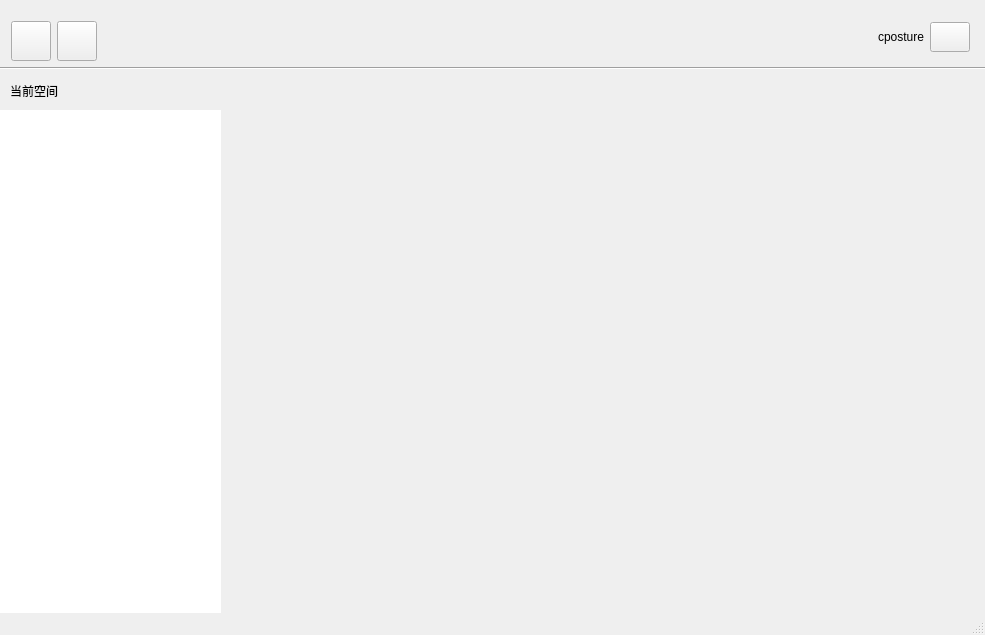
<?xml version="1.0" encoding="UTF-8"?>
<ui version="4.0">
 <class>MainWindow</class>
 <widget class="QMainWindow" name="MainWindow">
  <property name="geometry">
   <rect>
    <x>0</x>
    <y>0</y>
    <width>985</width>
    <height>635</height>
   </rect>
  </property>
  <property name="minimumSize">
   <size>
    <width>0</width>
    <height>0</height>
   </size>
  </property>
  <property name="windowTitle">
   <string>QiPIC</string>
  </property>
  <widget class="QWidget" name="centralWidget">
   <widget class="Line" name="line">
    <property name="geometry">
     <rect>
      <x>0</x>
      <y>60</y>
      <width>991</width>
      <height>16</height>
     </rect>
    </property>
    <property name="sizePolicy">
     <sizepolicy hsizetype="Expanding" vsizetype="Expanding">
      <horstretch>0</horstretch>
      <verstretch>0</verstretch>
     </sizepolicy>
    </property>
    <property name="orientation">
     <enum>Qt::Horizontal</enum>
    </property>
   </widget>
   <widget class="QLabel" name="label">
    <property name="geometry">
     <rect>
      <x>10</x>
      <y>70</y>
      <width>81</width>
      <height>41</height>
     </rect>
    </property>
    <property name="styleSheet">
     <string notr="true">font: 13pt &quot;Ubuntu&quot;;</string>
    </property>
    <property name="text">
     <string>当前空间</string>
    </property>
   </widget>
   <widget class="QTreeView" name="FolderView">
    <property name="geometry">
     <rect>
      <x>0</x>
      <y>110</y>
      <width>221</width>
      <height>521</height>
     </rect>
    </property>
    <property name="frameShape">
     <enum>QFrame::NoFrame</enum>
    </property>
   </widget>
   <widget class="QWidget" name="layoutWidget">
    <property name="geometry">
     <rect>
      <x>0</x>
      <y>10</y>
      <width>981</width>
      <height>54</height>
     </rect>
    </property>
    <layout class="QHBoxLayout" name="horizontalLayout_3">
     <item>
      <layout class="QHBoxLayout" name="horizontalLayout">
       <item>
        <widget class="QPushButton" name="BackpushButton">
         <property name="sizePolicy">
          <sizepolicy hsizetype="Fixed" vsizetype="Fixed">
           <horstretch>0</horstretch>
           <verstretch>0</verstretch>
          </sizepolicy>
         </property>
         <property name="minimumSize">
          <size>
           <width>30</width>
           <height>40</height>
          </size>
         </property>
         <property name="styleSheet">
          <string notr="true">border-image: url(:/resources/actionGoBack.png);</string>
         </property>
         <property name="text">
          <string/>
         </property>
        </widget>
       </item>
       <item>
        <widget class="QPushButton" name="ForwardpushButton">
         <property name="sizePolicy">
          <sizepolicy hsizetype="Fixed" vsizetype="Fixed">
           <horstretch>0</horstretch>
           <verstretch>0</verstretch>
          </sizepolicy>
         </property>
         <property name="minimumSize">
          <size>
           <width>30</width>
           <height>40</height>
          </size>
         </property>
         <property name="styleSheet">
          <string notr="true">border-image: url(:/resources/actionGoForward.png);</string>
         </property>
         <property name="text">
          <string/>
         </property>
        </widget>
       </item>
       <item>
        <widget class="QPushButton" name="RefreshpushButton">
         <property name="sizePolicy">
          <sizepolicy hsizetype="Fixed" vsizetype="Fixed">
           <horstretch>0</horstretch>
           <verstretch>0</verstretch>
          </sizepolicy>
         </property>
         <property name="minimumSize">
          <size>
           <width>30</width>
           <height>40</height>
          </size>
         </property>
         <property name="styleSheet">
          <string notr="true">border-image: url(:/resources/actionSync.png);</string>
         </property>
         <property name="text">
          <string/>
         </property>
         <property name="flat">
          <bool>true</bool>
         </property>
        </widget>
       </item>
      </layout>
     </item>
     <item>
      <spacer name="horizontalSpacer">
       <property name="orientation">
        <enum>Qt::Horizontal</enum>
       </property>
       <property name="sizeHint" stdset="0">
        <size>
         <width>648</width>
         <height>20</height>
        </size>
       </property>
      </spacer>
     </item>
     <item>
      <layout class="QHBoxLayout" name="horizontalLayout_2">
       <item>
        <widget class="QLabel" name="LoginPiclabel">
         <property name="sizePolicy">
          <sizepolicy hsizetype="Fixed" vsizetype="Fixed">
           <horstretch>0</horstretch>
           <verstretch>0</verstretch>
          </sizepolicy>
         </property>
         <property name="minimumSize">
          <size>
           <width>50</width>
           <height>50</height>
          </size>
         </property>
         <property name="styleSheet">
          <string notr="true">border-image: url(:/resources/login.png);</string>
         </property>
         <property name="text">
          <string/>
         </property>
        </widget>
       </item>
       <item>
        <widget class="QLabel" name="Loginlabel">
         <property name="text">
          <string>cposture</string>
         </property>
        </widget>
       </item>
       <item>
        <widget class="QPushButton" name="LoginSpreadButton">
         <property name="sizePolicy">
          <sizepolicy hsizetype="Fixed" vsizetype="Fixed">
           <horstretch>0</horstretch>
           <verstretch>0</verstretch>
          </sizepolicy>
         </property>
         <property name="minimumSize">
          <size>
           <width>30</width>
           <height>30</height>
          </size>
         </property>
         <property name="styleSheet">
          <string notr="true">border-image: url(:/resources/down.png);</string>
         </property>
         <property name="text">
          <string/>
         </property>
        </widget>
       </item>
      </layout>
     </item>
    </layout>
   </widget>
  </widget>
  <widget class="QStatusBar" name="statusBar"/>
 </widget>
 <layoutdefault spacing="6" margin="11"/>
 <resources/>
 <connections/>
</ui>
